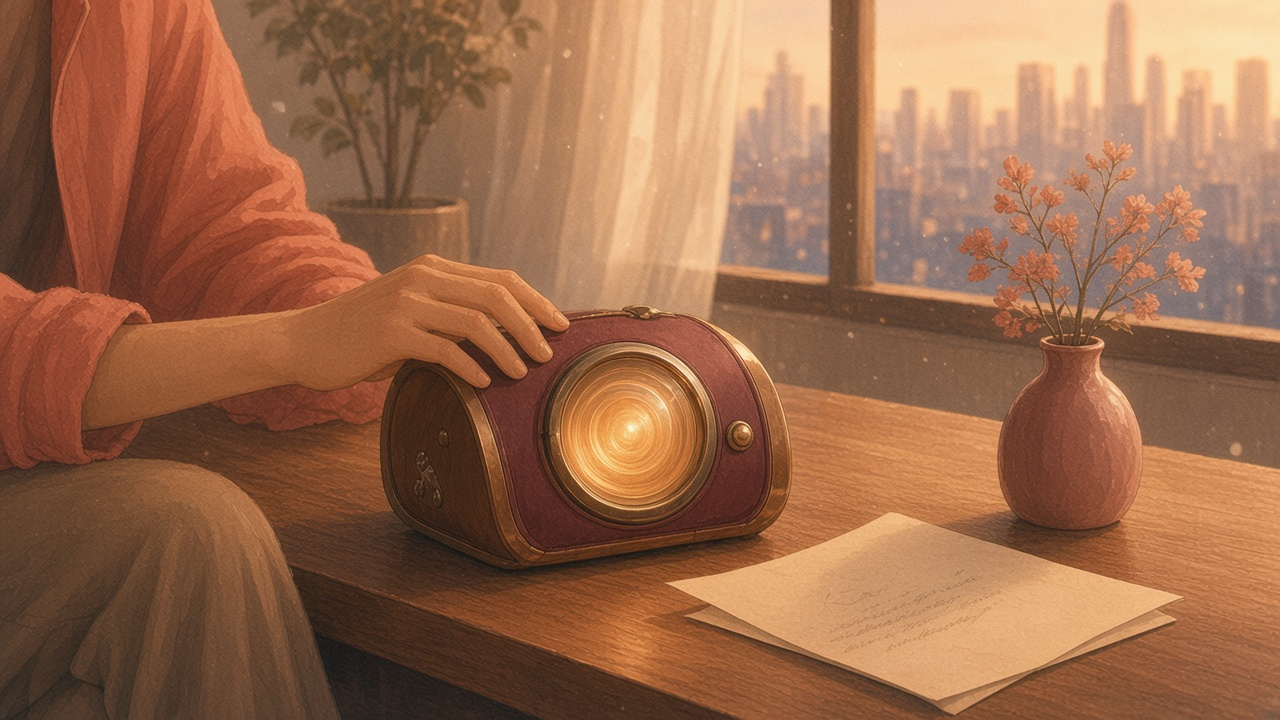
#> input picture assets/shot-01-desk-intro.jpg, 1280 x 720 px; its folder holds only this picture in this run
$ python find_anchors.py
#> lines starting #> are read from the running program, lines starting #| are printed output that depends on the picture; after the words box and inside, x2 and y2 are one past the last pixel; in counts of white or black regions, pixels touching at a corner belong together
from PIL import Image
import numpy as np
import glob

for p in sorted(glob.glob('/workspace/moon-song-mv/assets/shot-*.jpg')):
    im = Image.open(p).convert('RGB')
#> im is the input picture: PIL image 1280x720 RGB; mean R, G, B 154.4, 105.6, 75.5
    arr = np.array(im, dtype=np.float32)
    h, w, _ = arr.shape
#> h = 720; w = 1280
    # Find bright warm amber pixels (R > 210, G > 140, B < 160, R - B > 60) in lower/mid half for device
    warm = (arr[:,:,0] > 210) & (arr[:,:,1] > 130) & (arr[:,:,0] - arr[:,:,2] > 50)
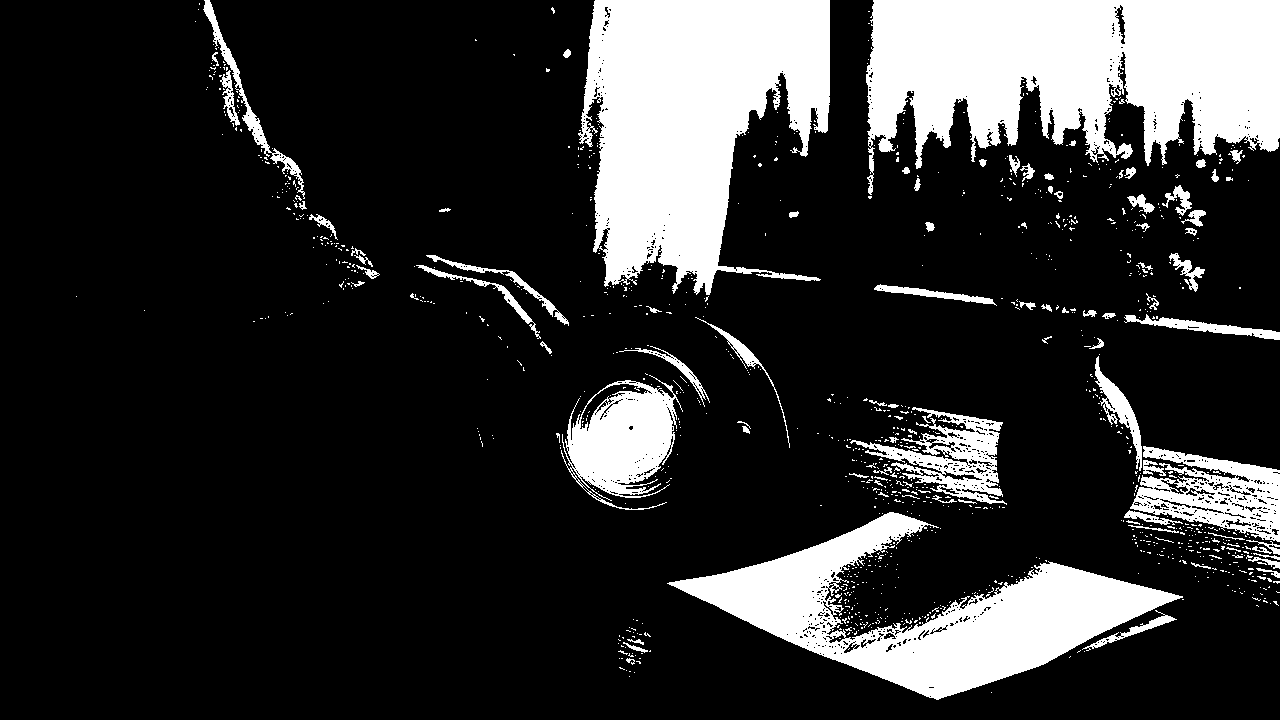
#> warm: shape (720, 1280) bool; 18.9% white; 1101 white regions (1007 under 20 px), largest, box (x1, y1, x2, y2) and area: (866, 0, 1280, 195) 53871, (578, 0, 830, 295) 49130, (667, 512, 1183, 700) 33475
    # Also find bright pale yellow/white pixels in upper-right quadrant for moon
    moon_mask = (arr[:int(h*0.55), int(w*0.5):, 0] > 225) & (arr[:int(h*0.55), int(w*0.5):, 1] > 210) & (arr[:int(h*0.55), int(w*0.5):, 2] > 160)
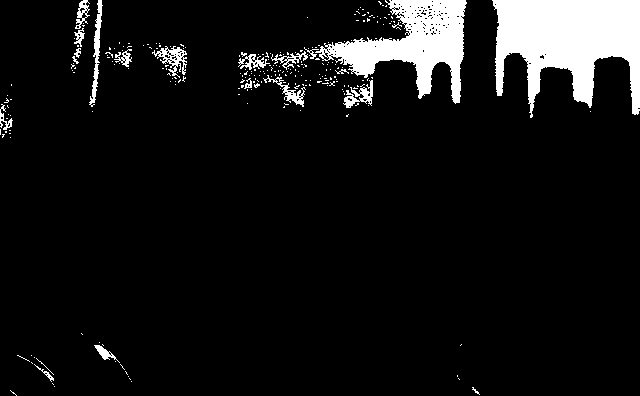
#> moon_mask: shape (396, 640) bool; 8.3% white; 256 white regions (237 under 20 px), largest, box (x1, y1, x2, y2) and area: (492, 0, 640, 118) 10882, (315, 0, 467, 104) 6586, (89, 0, 103, 107) 472
    if moon_mask.any():
        ys, xs = np.where(moon_mask)
        mx = (xs.mean() + w*0.5) / w
#> mx = 0.857
        my = ys.mean() / h
#> my = 0.0687
    else:
        mx, my = -1, -1

    # For device: look in lower 75% of image
    dev_mask = warm.copy()
    dev_mask[:int(h*0.35), :] = False
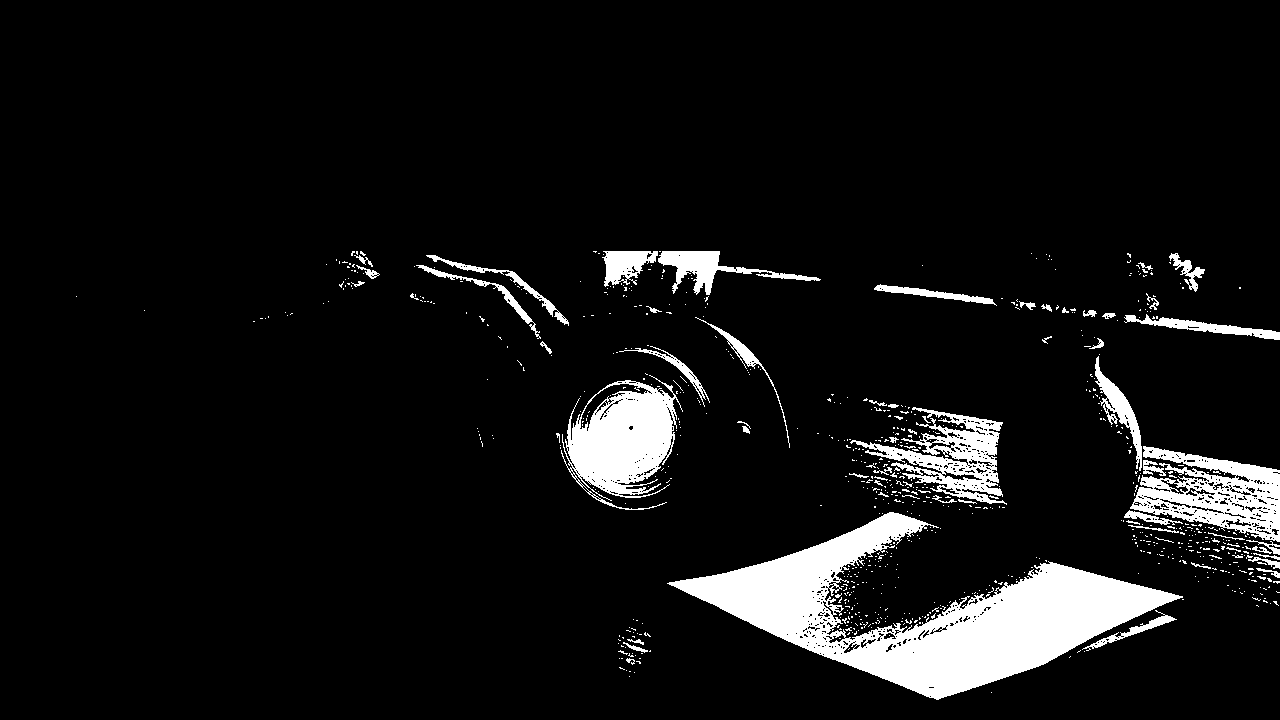
#> dev_mask: shape (720, 1280) bool; 7.6% white; 815 white regions (752 under 20 px), largest, box (x1, y1, x2, y2) and area: (667, 512, 1183, 700) 33475, (561, 375, 683, 510) 8857, (1130, 446, 1280, 542) 7140
    if dev_mask.any():
        ys, xs = np.where(dev_mask)
        dx = xs.mean() / w
#> dx = 0.711
        dy = ys.mean() / h
#> dy = 0.717
    else:
        dx, dy = -1, -1
    print(f"{p.split('/')[-1]:28s} | moon=({mx:.3f}, {my:.3f}) | warm_center=({dx:.3f}, {dy:.3f})")
#| shot-01-desk-intro.jpg       | moon=(0.857, 0.069) | warm_center=(0.711, 0.717)

$ run again, on assets/shot-05-shore-close.jpg
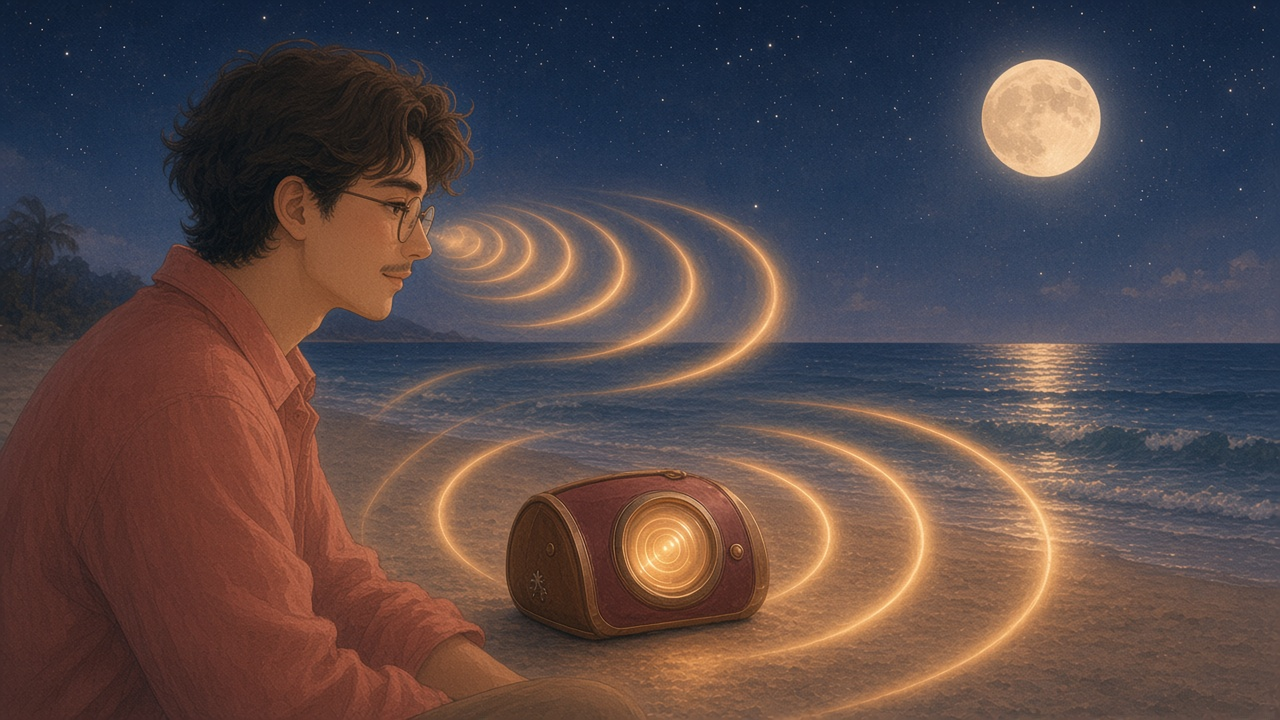
#> input picture assets/shot-05-shore-close.jpg, 1280 x 720 px
#> im is the input picture: PIL image 1280x720 RGB; mean R, G, B 87.8, 72.2, 72.4
#> warm: shape (720, 1280) bool; 2.9% white; 199 white regions (173 under 20 px), largest, box (x1, y1, x2, y2) and area: (982, 60, 1100, 177) 9903, (876, 414, 1070, 695) 4013, (763, 438, 932, 655) 3469
#> `moon_mask = (arr[:int(h*0.55), int(w*0.5):, 0] > 225) & (arr[:int(h*0...`:
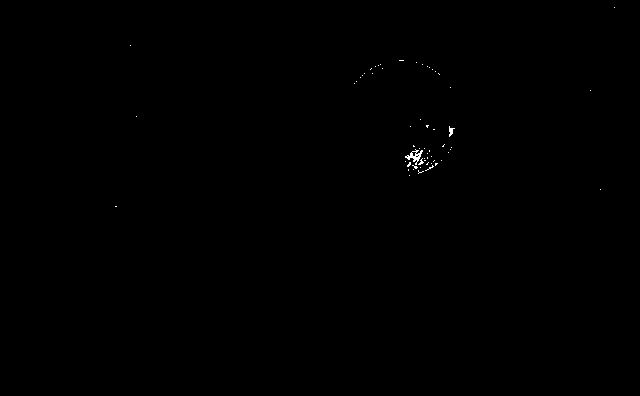
#> moon_mask: shape (396, 640) bool; 0.11% white in thin lines or dots, all inside (x1, y1, x2, y2) = (115, 7, 615, 207)
#> `ys, xs = np.where(moon_mask)`: ys = 281 values from 7 to 206; xs = 281 values, max 614 at index 0, min 115 at index 279, mean 418.2
#> mx = 0.827
#> my = 0.202
#> `dev_mask[:int(h*0.35), :] = False`:
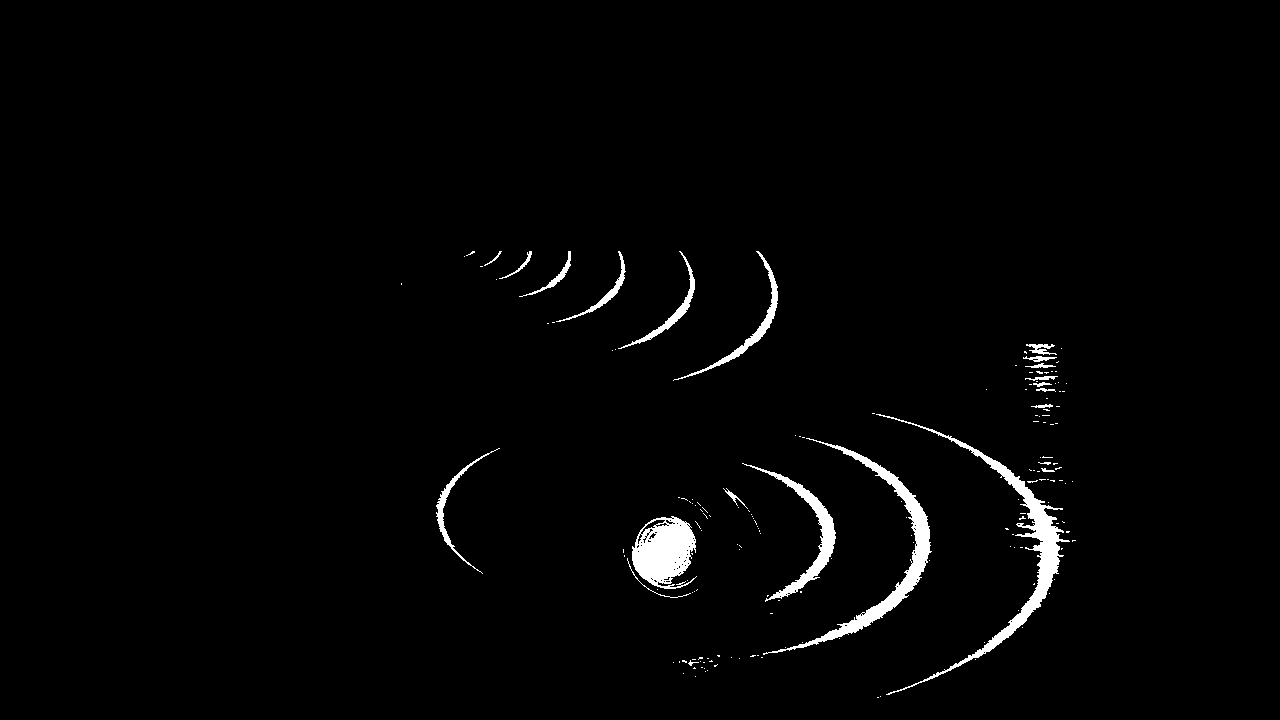
#> dev_mask: shape (720, 1280) bool; 1.8% white; 171 white regions (148 under 20 px), largest, box (x1, y1, x2, y2) and area: (876, 414, 1070, 695) 4013, (763, 438, 932, 655) 3469, (632, 516, 697, 589) 3149
#> `ys, xs = np.where(dev_mask)`: ys = 16835 values from 251 to 697; xs = 16835 values, max 1075 at index 9319, min 401 at index 717, mean 822.4
#> dx = 0.643
#> dy = 0.7
#| shot-05-shore-close.jpg      | moon=(0.827, 0.202) | warm_center=(0.643, 0.700)

$ run again, on assets/shot-02-window-dusk.jpg
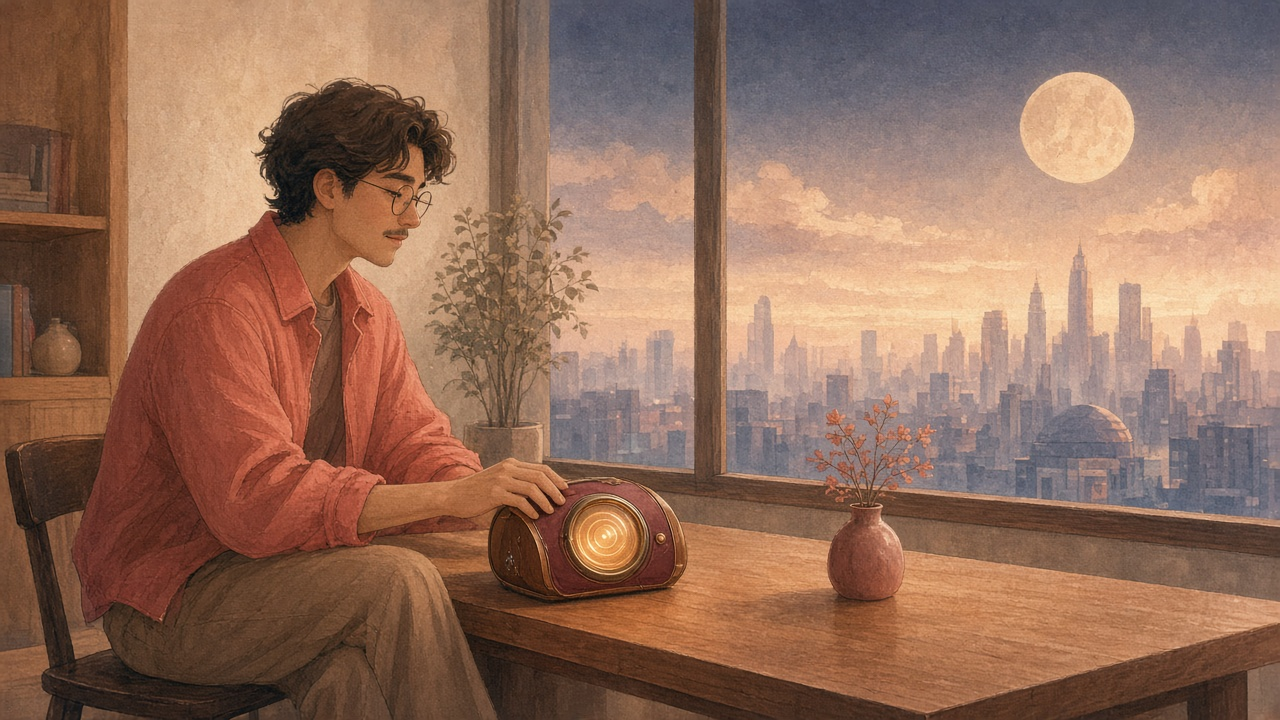
#> input picture assets/shot-02-window-dusk.jpg, 1280 x 720 px
#> im is the input picture: PIL image 1280x720 RGB; mean R, G, B 147.5, 109.9, 90.7
#> warm: shape (720, 1280) bool; 14.7% white; 1797 white regions (1708 under 20 px), largest, box (x1, y1, x2, y2) and area: (727, 164, 1280, 380) 74445, (142, 21, 372, 289) 19923, (555, 252, 694, 370) 11328
#> `moon_mask = (arr[:int(h*0.55), int(w*0.5):, 0] > 225) & (arr[:int(h*0...`:
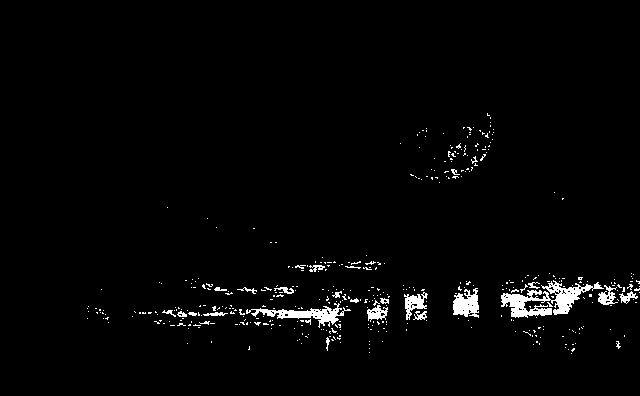
#> moon_mask: shape (396, 640) bool; 2.2% white; 424 white regions (398 under 20 px), largest, box (x1, y1, x2, y2) and area: (501, 280, 604, 318) 1483, (246, 303, 351, 328) 772, (453, 288, 479, 318) 521
#> ys = 5596 values from 113 to 353; xs = 5596 values, max 639 at index 569, min 87 at index 3282, mean 428.3
#> mx = 0.835
#> my = 0.411
#> `dev_mask[:int(h*0.35), :] = False`:
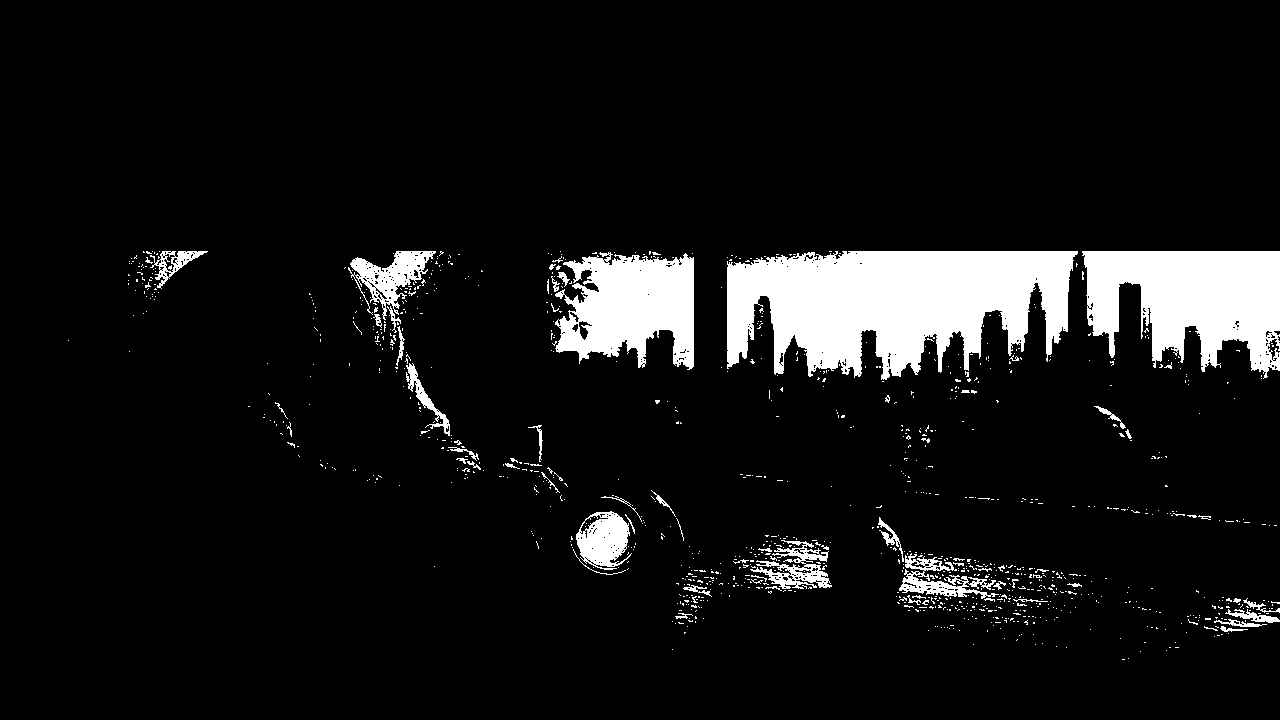
#> dev_mask: shape (720, 1280) bool; 8.2% white; 1095 white regions (1027 under 20 px), largest, box (x1, y1, x2, y2) and area: (727, 251, 1078, 380) 31802, (1082, 251, 1280, 379) 17170, (555, 252, 694, 370) 11328
#> dx = 0.688
#> dy = 0.466
#| shot-02-window-dusk.jpg      | moon=(0.835, 0.411) | warm_center=(0.688, 0.466)
